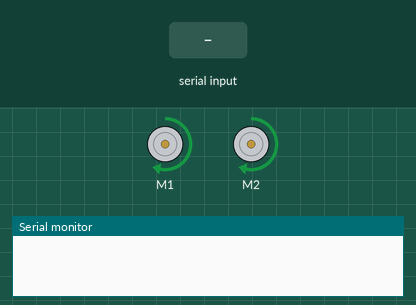
Simulated run of this sketch. Board: Arduino Uno, built with avr-gcc and run on an emulated ATmega328P. Shown: 2 × DC motor (green arrow = forward, orange = backward, longer = faster), the last lines printed to the serial monitor. Inputs (shaded band) come from the test bench.

Above: at 1.2 s.
1.3 s: byte 30 received over Serial
At 2.6 s:
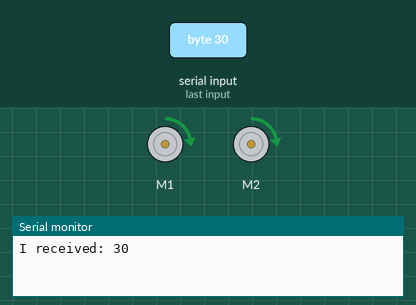
3.5 s: byte 90 received over Serial
At 5.2 s:
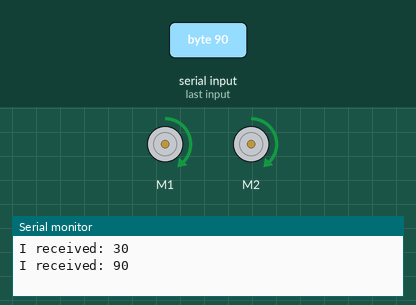
5.5 s: byte 120 received over Serial
At 6.9 s:
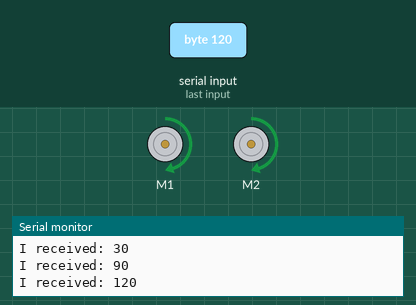
Timing chart, 0 to 8.5 s (numbered marks = the images above; inputs shaded):
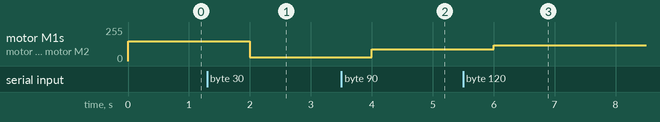

The sketch:

MP3-RunMotors.ino
```cpp
/*Firmware Implementation for the DC Motor Control Mini-Project for PIE
Controller will send speed parameters? TBD
Firmware will read the IR data to determine if robot is within the path limits ; adjust DC motor speeds (PWM) ; create micro corrections whenever IR signal detects the line.*/

#include <Wire.h>
#include <Adafruit_MotorShield.h>
//#include "utility/Adafruit_MS_PWMServoDriver.h"

#define leftIR 0;
#define rightIR 1;

uint16_t nSpeed;
uint16_t leftIRread;
uint16_t rightIRread;
int defSpeed = 150;

uint16_t baud = 9600;
uint16_t serialDelay = 20;

Adafruit_MotorShield MS = Adafruit_MotorShield();
Adafruit_DCMotor *LM = MS.getMotor(1);
Adafruit_DCMotor *RM = MS.getMotor(2);
//disp(MS.getMotor(1))
//disp(MS.getMotor(4))
void setup() {
  // put your setup code here, to run once:
  Serial.begin(baud);
  MS.begin();
  LM->setSpeed(defSpeed);
  RM->setSpeed(defSpeed);

}

void loop() {
  // put your main code here, to run repeatedly:
  if(Serial.available() >0){
    nSpeed = Serial.read();
    LM->setSpeed(nSpeed);
    RM->setSpeed(nSpeed);
    Serial.print("I received: ");
    Serial.println(nSpeed, DEC);
    }

  LM->run(FORWARD);
  RM->run(FORWARD);

  delay(1000);

}
```

Measured:
- after the input at 1.3 s, motor M1, motor M2: forward 150/255 → forward 30/255 after 0.70 s
- after the input at 3.5 s, motor M1, motor M2: forward 30/255 → forward 90/255 after 0.50 s
- after the input at 5.5 s, motor M1, motor M2: forward 90/255 → forward 120/255 after 0.50 s
